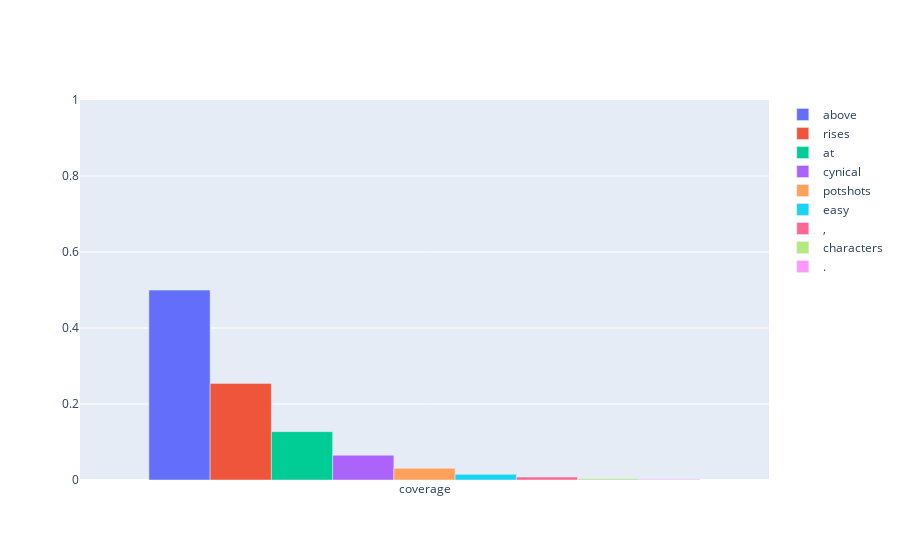

Source (notebook cell):
### Code cell
show_feature_coverage(exp)

### Figure 1 — Plotly figure (JSON) as saved in the notebook; plotly's stock layout.template omitted (floating-point values rounded to 4 significant figures)
{"data": [{"name": "above", "type": "bar", "x": ["coverage"], "y": [0.4997]}, {"name": "rises", "type": "bar", "x": ["coverage"], "y": [0.2542]}, {"name": "at", "type": "bar", "x": ["coverage"], "y": [0.1273]}, {"name": "cynical", "type": "bar", "x": ["coverage"], "y": [0.0652]}, {"name": "potshots", "type": "bar", "x": ["coverage"], "y": [0.0307]}, {"name": "easy", "type": "bar", "x": ["coverage"], "y": [0.0149]}, {"name": ",", "type": "bar", "x": ["coverage"], "y": [0.0076]}, {"name": "characters", "type": "bar", "x": ["coverage"], "y": [0.0036]}, {"name": ".", "type": "bar", "x": ["coverage"], "y": [0.0019]}], "layout": {"yaxis": {"range": [0, 1]}}}
